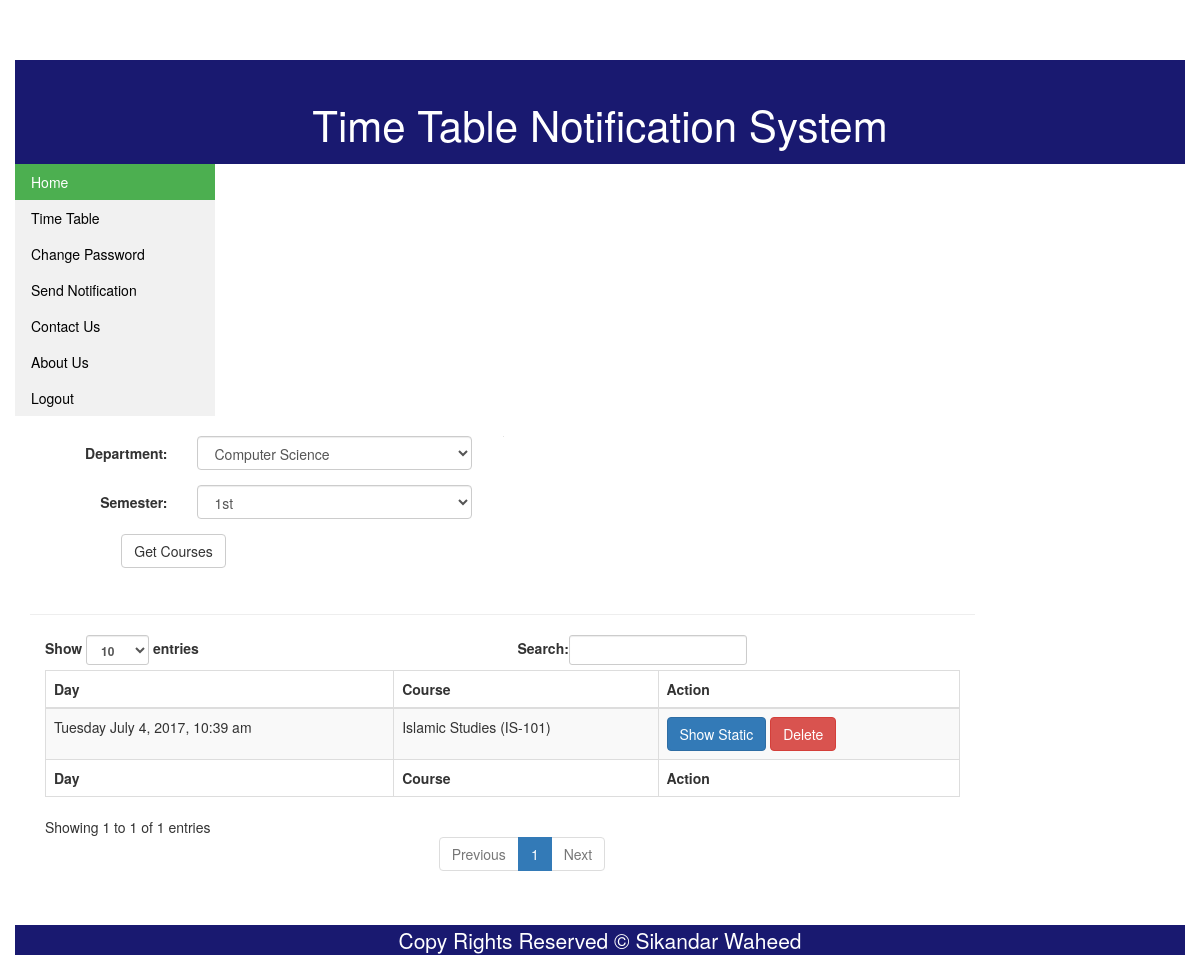
/teacherNotification.php (signed in), run on the app's committed database.
### tables this page shows
CREATE TABLE `notification_statics` (
  `id` int(10) UNSIGNED NOT NULL,
  `notification_type` tinyint(3) UNSIGNED NOT NULL DEFAULT '1' COMMENT '1: system Notification, 2: Teacher Notification',
  `course` varchar(512) NOT NULL DEFAULT 'ALL',
  `sender_id` int(11) DEFAULT NULL,
  `sent_date` datetime NOT NULL
);

### teacherNotification.php (the view, shortened to what this page needs)
<?php
include('PhpScripts/connection.php');
?>
<!doctype html>
<html>
<head>
<link href="CSS/bootstrap.min.css" rel="stylesheet">
<link href="CSS/homestyle.css" rel="stylesheet" type="text/css">
</head>
<body>
<div class="container col-md-12">
	<div class="header col-md-12">
    	<p id="webtitle">Time Table Notification System</p>
    </div>
    <div class="content">
    <ul class="menu col-md-3">
			 <li><a class="active" href="welcome.php">Home</a></li>
			 <li><a href="timeTable.php">Time Table</a></li>
			 <li><a href="changePassword.php">Change Password</a></li>
	<?php
	if($_SESSION['login_type']==3)
	{
    	echo '
			  <li><a href="userProfile.php">User Profile</a></li>
			  <li><a href="editProfile.php">Edit Profile</a></li>
			  <li><a href="Notifications.php">Notifications</a></li>
			';
	}
	else if ($_SESSION['login_type']==2)
	{
    	echo '
			  <li><a href="teacherNotification.php">Send Notification</a></li>
			';
	}
		?>
			<li><a href="contactUs.php">Contact Us</a></li>
			<li><a href="aboutUs.php">About Us</a></li>
			<li><a href="PhpScripts/logout.php">Logout</a></li>
		</ul>
		<div class = "col-md-10">
			<br>
			<div class="row border-between">
				<div class="col-md-6">
					<form class="form-horizontal col-md-12" action="">
						<div class="form-group">
							<label for="dept" class="col-md-4 control-label">Department:</label>
							<div class="col-md-8">
								<select class="form-control" name="dept" id="dept">
								<?php
								$str="";
								$query = mysqli_query($conn,"SELECT * FROM department WHERE 1");
								while($row=mysqli_fetch_assoc($query))
								{
									$str .= '<option value="'.$row['Dept_Id'].'">'.$row['Dept_Name'].'</option>';
								}
								echo $str;
								?>
								</select>
							</div>
						</div>
						<div class="form-group">
							<label for="semester" class="col-md-4 control-label">Semester:</label>
							<div class="col-md-8">
								<select class="form-control" name="semester" id="semester">
									<option value="1st">1st</option>
								</select>
							</div>
						</div>
						<div class="form-group">
							<div class="col-sm-offset-2 col-sm-10">
							  <button type="button" class="btn btn-default" value="Get Courses" name="course" id="mybtn" onclick="submitForm()">Get Courses</button>
							</div>
						</div>
						<p id="status" class="col-md-12"></p>
					</form>
				</div>
				<div class="col-md-6" id="newForm"></div>
			</div>
			<hr>
			<div class="col-md-12">
				<table id="TimeTable" class="table table-striped table-bordered" cellspacing="0" width="100%">
					<thead>
						<tr>
							<th>Day</th>
							<th>Course</th>
							<th>Action</th>
						</tr>
					</thead>
					<tfoot>
						<tr>
							<th>Day</th>
							<th>Course</th>
							<th>Action</th>
						</tr>
					</tfoot>
					<tbody>
					<?php
						$str = "";
						$sql = "SELECT * FROM `notification_statics` WHERE `notification_type` = 2 AND `sender_id` = ".$_SESSION['user_id'];
						$query = mysqli_query($conn,$sql);
						while($row = mysqli_fetch_assoc($query)){
							$date = strtotime($row['sent_date']);
							$str .= "<tr>";
							$str .= "<td>".date("l F j, Y, g:i a",$date)."</td>";
							$str .= "<td>".$row['course']."</td>";
							$str .= '<td><a class="btn btn-primary" href="./notificationStatic.php?static='.$row['id'].'">Show Static</a> <a class="btn btn-danger" href="?d='.$row['id'].'">Delete</a></td>';
							$str .= "</tr>";
						}
						echo $str;
					?>
					</tbody>
				</table>
			</div>
		</div>
    </div>
    <div class="footer col-md-12">
   	 <p id="foot">Copy Rights Reserved &copy; Sikandar Waheed</p>
    </div>
</div>
</body>
</html>

### CSS/homestyle.css (style rules this page uses)
.container { background-color: white; margin-top:5%; }
.header { background-color:#191970; }
.footer { background-color:#191970; }
#webtitle { color: white; text-align: center; font-size: 300%; padding-top: 3%; }
#foot { color:white; text-align:center; font-size:150%; margin-bottom:0px; }
ul.menu { list-style-type: none; margin: 0; padding: 0; width: 200px; background-color: #f1f1f1; }
li a { display: block; color: #000; padding: 8px 16px; text-decoration: none; }
li a.active { background-color: #4CAF50; color: white; }
.border-between > [class*='col-']:before { background: #e3e3e3; bottom: 0; content: " "; left: 0; position: absolute; width: 1px; top: 0; }
.border-between > [class*='col-']:first-child:before { display: none; }

### teacherNotification.php (style rules this page uses)
.footer { margin-top:30px; }
#status { text-align: center; color: red; font-size: 40px; }

### data on the page
notification_statics: sent_date "Tuesday July 4, 2017, 10:39 am", course "Islamic Studies (IS-101)"

### other printed values
form field dept "Computer Science"
